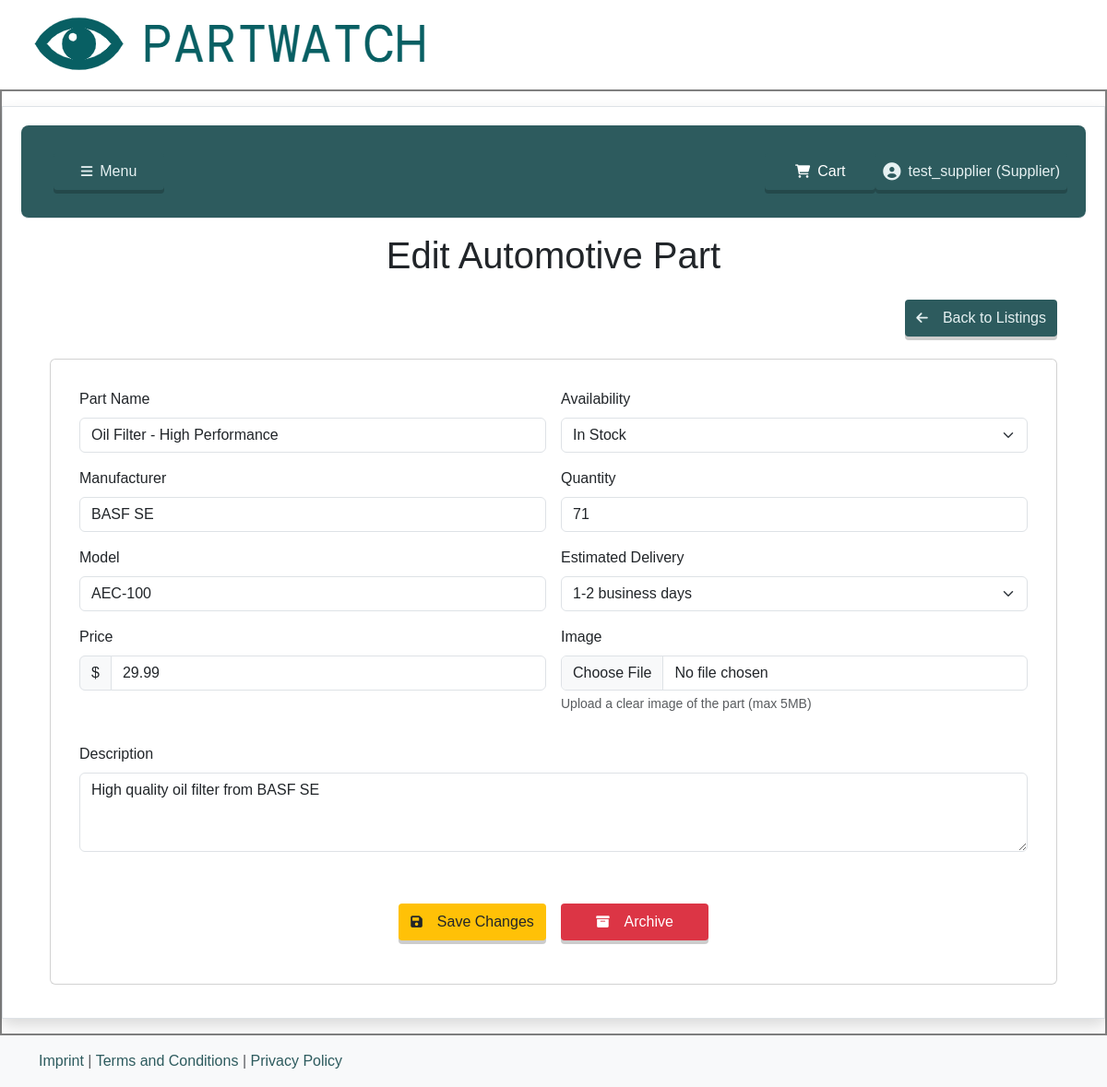
Screenshot of /edit-part/2 (signed in) with the database file from the repository.
### models.py (models this page shows, shortened)
class User(db.Model, UserMixin):
    id = db.Column(db.Integer, primary_key=True)
    username = db.Column(db.String(150), unique=True, nullable=False)
    email = db.Column(db.String(150), unique=True, nullable=False)
    password = db.Column(db.String(200), nullable=False)
    role = db.Column(db.String(50), nullable=False)

class Part(db.Model):
    id = db.Column(db.Integer, primary_key=True)
    name = db.Column(db.String(150), nullable=False)
    supplier_id = db.Column(db.Integer, db.ForeignKey('user.id'), nullable=False)
    supplier = db.relationship('User', backref=db.backref('parts', lazy=True, cascade="all, delete-orphan"))
    price = db.Column(db.Float, nullable=False)
    availability = db.Column(db.String(100), nullable=False)
    quantity = db.Column(db.Integer, nullable=False)
    delivery = db.Column(db.String(100), nullable=False)
    image = db.Column(db.String(200), nullable=True)
    description = db.Column(db.Text, nullable=False)
    manufacturer = db.Column(db.String(100), nullable=False)
    model = db.Column(db.String(100), nullable=False)
    deleted = db.Column(db.Boolean, default=False)  # Soft delete flag
    purchases = db.relationship('Purchase', back_populates='part', lazy=True, cascade="all, delete-orphan")

### app.py (the view, shortened to what this page needs)
@app.route('/edit-part/<int:part_id>', methods=['GET', 'POST'])
@login_required
def edit_part(part_id):
    part = Part.query.get_or_404(part_id)
    if part.supplier_id != current_user.id:
        flash('You do not have permission to edit this part.', 'danger')
        logger.warning(f"User {current_user.username} attempted to edit part ID: {part_id} they do not own.")
        return redirect(url_for('catalogue'))
    form = OfferPartForm(obj=part)
    return render_template('edit_part.html', form=form, part=part)

### app.py (called while the page is built)
@login_manager.user_loader
def load_user(user_id):
    return User.query.get(int(user_id))

### templates/edit_part.html (shortened to what this page needs)
{% extends "base.html" %}
{% block HEADER %}
    <h1 class="text-center mb-4">Edit Automotive Part</h1>
{% endblock %}
{% block CONTENT %}
<div class="container">
    <div class="row mb-4">
        <div class="col-12 text-end">
            <a href="{{ url_for('my_listings') }}" class="custom-button btn-primary">
                <i class="fas fa-arrow-left me-2"></i>Back to Listings
            </a>
        </div>
    </div>
    <div class="card {% if part.deleted %}position-relative deleted-card{% endif %}">
        <div class="card-body {% if part.deleted %}opacity-75{% endif %}">
            <form id="edit-form" method="POST" enctype="multipart/form-data" action="{{ url_for('edit_part', part_id=part.id) }}">
                <div class="row g-3">
                    <div class="col-md-6">
                        <div class="mb-3">
                            <label class="form-label">Part Name</label>
                            {{ form.name(class="form-control", placeholder="Part Name") }}
                        </div>
                        <div class="mb-3">
                            <label class="form-label">Manufacturer</label>
                            {{ form.manufacturer(class="form-control", placeholder="Manufacturer") }}
                        </div>
                        <div class="mb-3">
                            <label class="form-label">Model</label>
                            {{ form.model(class="form-control", placeholder="Model") }}
                        </div>
                        <div class="mb-3">
                            <label class="form-label">Price</label>
                            <div class="input-group">
                                <span class="input-group-text">$</span>
                                {{ form.price(class="form-control", placeholder="Price (USD)") }}
                            </div>
                        </div>
                    </div>
                    <div class="col-md-6">
                        <div class="mb-3">
                            <label class="form-label">Availability</label>
                            {{ form.availability(class="form-select") }}
                        </div>
                        <div class="mb-3">
                            <label class="form-label">Quantity</label>
                            {{ form.quantity(class="form-control", min="0", placeholder="Quantity Available") }}
                        </div>
                        <div class="mb-3">
                            <label class="form-label">Estimated Delivery</label>
                            {{ form.delivery(class="form-select") }}
                        </div>
                        <div class="mb-3">
                            <label class="form-label">Image</label>
                            {{ form.image(class="form-control", accept="image/*") }}
                            <div class="form-text">Upload a clear image of the part (max 5MB)</div>
                        </div>
                    </div>
                    <div class="col-12">
                        <div class="mb-3">
                            <label class="form-label">Description</label>
                            {{ form.description(class="form-control", rows="3", placeholder="Part Description") }}
                        </div>
                    </div>
                </div>
            </form>
            <div class="action-buttons mt-4">
                {% if not part.deleted %}
                    <div class="d-flex justify-content-center align-items-center gap-3">
                        <button type="submit" form="edit-form" class="custom-button btn-yellow">
                            <i class="fas fa-save me-2"></i>Save Changes
                        </button>
                        <form action="{{ url_for('delete_part', part_id=part.id) }}" method="POST" class="d-inline">
                            <button type="submit" class="custom-button btn-red">
                                <i class="fas fa-archive me-2"></i>Archive
                            </button>
                        </form>
                    </div>
                {% endif %}
            </div>
        </div>
    </div>
</div>
{% endblock %}

### templates/base.html (shortened to what this page needs)
<!doctype html>
<html lang="en">
<head>
    {{ bootstrap.load_css() }}
    <link rel="stylesheet" href="{{ url_for('static', filename='css/style.css') }}">
    <link rel="stylesheet" href="https://cdnjs.cloudflare.com/ajax/libs/font-awesome/6.0.0-beta3/css/all.min.css">
</head>
<body>
    <header>
        <a href="{{ url_for('index') }}">
            <img src="{{ url_for('static', filename='images/logo.png') }}" alt="Logo" class="logo">
        </a>
    </header>
    <div class="main-container">
        <div class="container-fluid border shadow pb-3 my-3">
            <nav class="navbar navbar-expand-xl border-bottom mb-3" style="background: #2d5b5e; border-radius: 8px;">
                <div class="container-fluid px-0">
                    <div class="collapse navbar-collapse" id="navbarSupportedContent">
                        <ul class="navbar-nav w-100">
                            {% if current_user.is_authenticated %}
                                <li class="nav-item dropdown">
                                    <a class="nav-link custom-button" id="hoverDropdown">
                                        <i class="fas fa-bars"></i>
                                        <span>Menu</span>
                                    </a>
                                </li>
                                <li class="nav-item ms-auto">
                                    <a class="nav-link custom-button" href="{{ url_for('cart') }}">
                                        <i class="fas fa-shopping-cart cart-icon"></i>
                                        <span class="cart-text">Cart</span>
                                    </a>
                                </li>
                                <li class="nav-item">
                                    <a class="nav-link custom-button profile-link" href="{{ url_for('profile') }}">
                                        <i class="fas fa-user-circle user-icon"></i>
                                        <span>{{ current_user.username }} ({{ current_user.role | capitalize }})</span>
                                    </a>
                                </li>
                            {% else %}
                                <li class="nav-item">
                                    <a class="nav-link custom-button fs-4 fw-bold text-light py-2 px-3" href="{{ url_for('login') }}">
                                        <i class="fas fa-sign-in-alt"></i> Login
                                    </a>
                                </li>
                            {% endif %}
                        </ul>
                    </div>
                </div>
            </nav>
            <header>{% block HEADER %}{% endblock %}</header>
            <main>
                <div class="container">
                {% block CONTENT %}{% endblock %}
                </div>
            </main>
        </div>
    </div>
    <footer class="footer mt-auto py-3 bg-light">
        <div class="container">
            <span class="text-muted">
                <a href="{{ url_for('imprint') }}">Imprint</a> |
                <a href="{{ url_for('terms') }}">Terms and Conditions</a> |
                <a href="{{ url_for('privacy') }}">Privacy Policy</a>
            </span>
        </div>
    </footer>
</body>
</html>

### static/css/style.css (style rules this page uses)
:root { --primary-color: #2d5b5e; --primary-light: #597f82; --text-light: #e6f1f2; --border-color: #808080; --blue-color: #1e90ff; --blue-light: #63b8ff; --warning-color: #856404; --success-color: #28a745; --success-hover: #218838; --danger-color: #dc3545; --danger-hover: #c82333; --warning-bg: #ffc107; --warning-hover: #e0a800; --spacing-sm: 8px; --spacing-md: 12px; --spacing-lg: 16px; --border-radius: 4px; --border-radius-lg: 15px; --transition-default: all 0.3s ease; }
body { font-family: sans-serif; margin: 0; padding: 0; box-sizing: border-box; }
.container-fluid { padding: 20px; }
.main-container { border: 2px solid var(--border-color); padding: 0; }
.navbar { margin-bottom: 20px; padding: 10px 20px; }
.card { margin-bottom: 20px; padding: 15px; }
.footer { margin-top: 40px; padding: 20px; }
a { color: var(--primary-color); text-decoration: none; }
.custom-button, .btn-blue, .btn-primary, .btn-yellow, .btn-red, .btn-success { padding: var(--spacing-sm) var(--spacing-md); border-radius: var(--border-radius); transition: var(--transition-default); display: inline-flex; align-items: center; gap: var(--spacing-sm); position: relative; border: none; box-shadow: 0 4px 0px rgba(0, 0, 0, 0.2); justify-content: center; min-width: 120px; }
.custom-button, .btn-primary { background-color: var(--primary-color); color: var(--text-light) !important; }
.btn-yellow { background-color: var(--warning-bg); color: #212529 !important; }
.btn-red { background-color: var(--danger-color); color: #fff !important; }
.nav-item.dropdown { position: relative; display: inline-block; margin-right: auto; margin-left: 15px; }
.nav-item.dropdown > a:after { content: ''; position: absolute; bottom: -10px; left: 0; width: 100%; height: 10px; }
.profile-link { color: var(--text-light) !important; padding: var(--spacing-sm) var(--spacing-md); border-radius: var(--border-radius); transition: var(--transition-default); display: inline-flex; align-items: center; gap: var(--spacing-sm); position: relative; }
.profile-link::after { content: ''; position: absolute; bottom: 2px; left: 30px; right: var(--spacing-md); height: 1px; background-color: var(--text-light); transform: scaleX(0); transition: transform 0.3s ease; }
.profile-link .user-icon { font-size: 1.2em; transition: transform 0.3s ease; }
.cart-icon, .cart-text { color: white; }
.action-buttons { padding: 1rem 0; }
.action-buttons .custom-button, .action-buttons .btn-success { min-width: 160px; }
.action-buttons form { margin: 0; }
.custom-button i { font-size: 0.9em; }

### rows the page displays
User: username "test_supplier", role "Supplier"
Part: name "Oil Filter - High Performance", manufacturer "BASF SE", model "AEC-100", price "29.99", availability "In Stock", quantity "71", delivery "1-2 business days", description "High quality oil filter from BASF SE"
